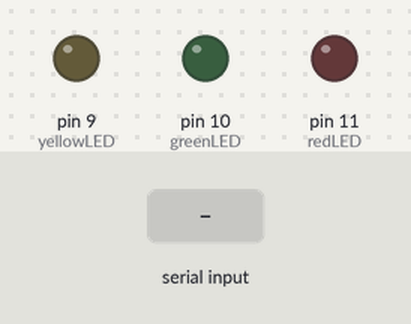
This sketch was run on a simulated Arduino Uno, built with avr-gcc and run on an emulated ATmega328P. Parts: output pins drawn as LEDs (lit = HIGH). The inputs (shaded band) are chosen by the test bench.

Above: at 1.2 s.
1.3 s: "R" received over Serial
At 2.3 s:
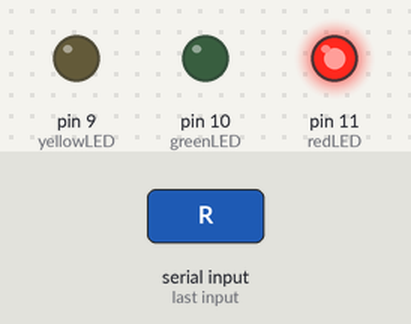
2.8 s: "G" received over Serial
At 3.4 s:
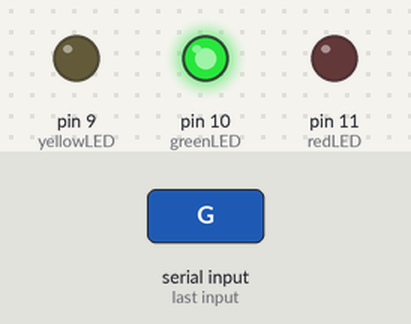
4.3 s: "Y" received over Serial
At 4.6 s:
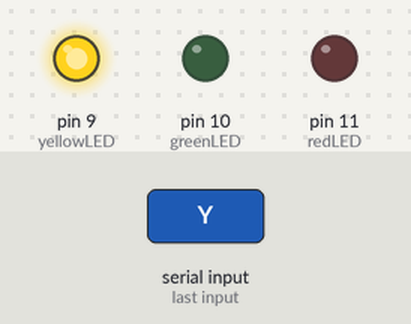
Timing chart, 0 to 7.3 s (numbered marks = the images above; inputs shaded):
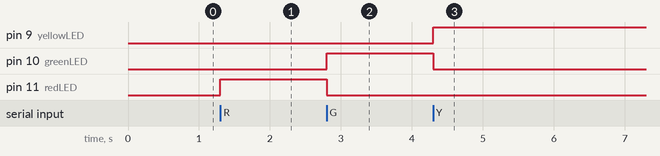

Measured:
- after the input at 1.3 s, pin 11 (redLED): LOW → HIGH at once
- after the input at 2.8 s, pin 10 (greenLED): LOW → HIGH at once; pin 11 (redLED): HIGH → LOW at once
- after the input at 4.3 s, pin 9 (yellowLED): LOW → HIGH at once; pin 10 (greenLED): HIGH → LOW at once

The sketch:

Traffic_Lights_of_Love.ino
```cpp
// LED 핀 번호 설정
const int redLED = 11;
const int greenLED = 10;
const int yellowLED = 9;

void setup() {
  // 핀 모드를 출력으로 설정
  pinMode(redLED, OUTPUT);
  pinMode(greenLED, OUTPUT);
  pinMode(yellowLED, OUTPUT);

  // 시리얼 통신 시작 (9600bps)
  Serial.begin(9600);
}

void loop() {

  if (Serial.available() > 0) {  // 시리얼 포트로 데이터가 들어오면
    char received = Serial.read(); // 데이터 읽기
    // 빨간색 LED 제어
    if (received == 'R') {
      digitalWrite(greenLED, LOW);
      digitalWrite(yellowLED, LOW);
      digitalWrite(redLED, HIGH);
    }

    // 녹색 LED 제어
    else if (received == 'G') {
      digitalWrite(redLED, LOW);
      digitalWrite(yellowLED, LOW);
      digitalWrite(greenLED, HIGH);
    }

    // 노란색 LED 제어
    else if (received == 'Y') {
      digitalWrite(greenLED, LOW);
      digitalWrite(redLED, LOW);
      digitalWrite(yellowLED, HIGH);
    }
  }
}
```
